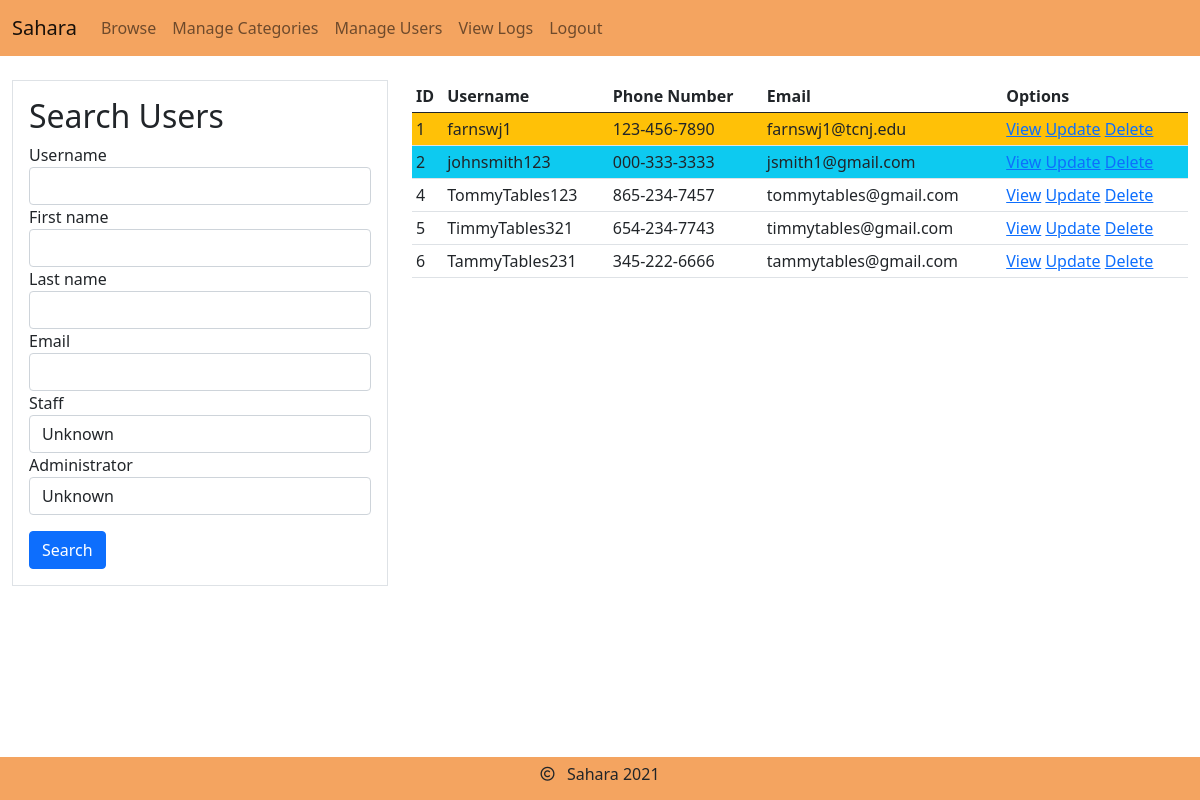
Page /users/ (signed in) on the earlier database version.
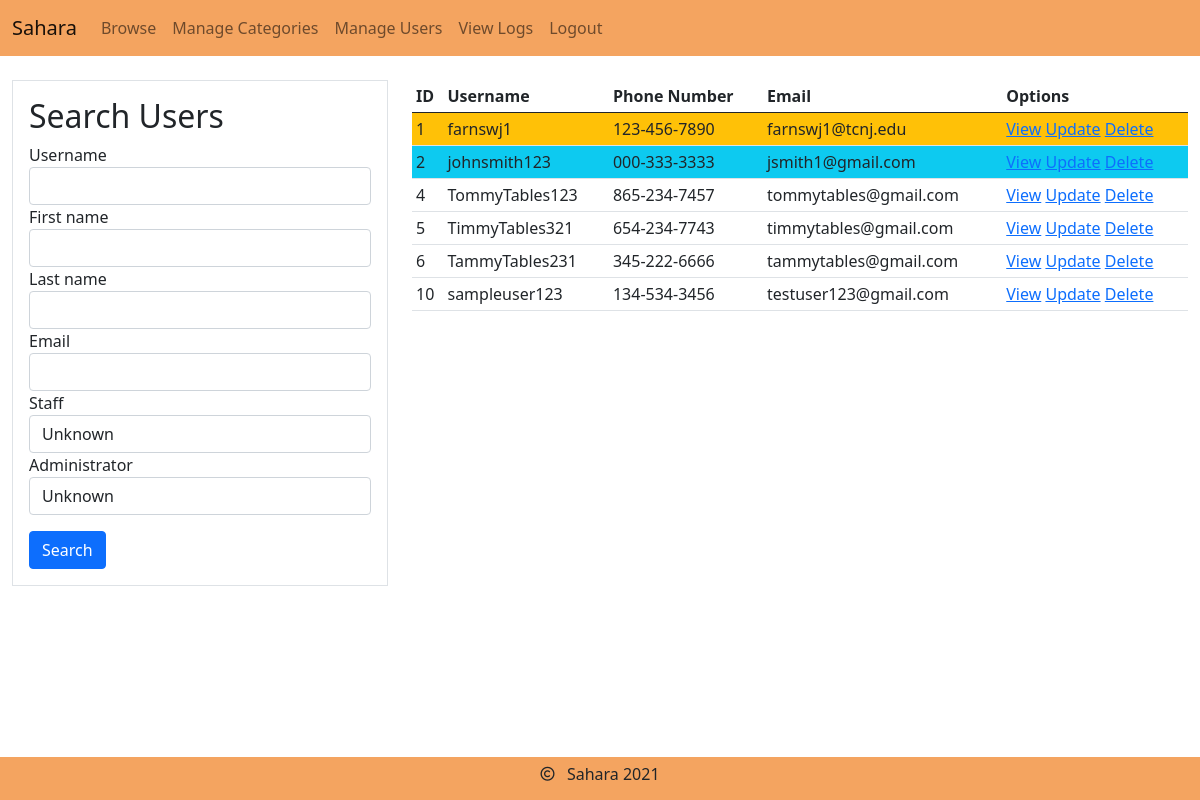
Same page on the later database version.
### users/models.py (models this page shows, shortened)
class User(AbstractUser):
    phone_number = models.CharField(
        max_length=12,
        null=False,
        validators=[
            MinLengthValidator(12),
            MaxLengthValidator(12),
            RegexValidator("^\d{3}-\d{3}-\d{4}$"),
            ProhibitNullCharactersValidator()
        ]
    )
    street_address = models.CharField(
        max_length=40,
        null=False,
        validators=[
            MinLengthValidator(6),
            MaxLengthValidator(40),
            RegexValidator("^\d{1,5} [a-zA-Z0-9\. ]+$"),
            ProhibitNullCharactersValidator()
        ]
    )
    city = models.CharField(
        max_length=25,
        null=False,
        validators=[
            MinLengthValidator(2),
            MaxLengthValidator(25),
            RegexValidator("^[a-zA-Z\. -']+$"),
            ProhibitNullCharactersValidator()
        ]
    )
    state = models.CharField(
        max_length=2,
        null=True,
        choices=US_STATES,
        validators=[
            MinLengthValidator(2),
            MaxLengthValidator(2),
            RegexValidator("^[A-Z]{2}$"),
            ProhibitNullCharactersValidator()
        ]
    )
    zipcode = models.CharField(
        max_length=5,
        null=True,
        validators=[
            MinLengthValidator(5),
            MaxLengthValidator(5),
            RegexValidator("^\d{5}$"),
            ProhibitNullCharactersValidator()
        ]
    )
    class Meta:
        ordering = ("id",)

### users/views.py (the view)
# urls.py: path("", views.UserListView.as_view(), name="list"),
class UserListView(UserPassesTestMixin, FilterView):
    template_name = "users/list.html"
    queryset = User.objects.filter(is_active=True)
    context_object_name = "users"
    filterset_class = UserFilter
    paginate_by = 15
    extra_context = {"title": "List of Accounts"}
    def test_func(self):
        return self.request.user.is_superuser or self.request.user.is_staff

### users/templates/users/list.html (shortened to what this page needs)
{% extends 'base/base.html' %}
{% block content %}
    <div class="row">
        <div class="col-4">
            <div class="container border p-3">
                <h2>Search Users</h2>
                {% include "base/filter_form.html" %}
            </div>
        </div>
        <div class="col-8">
            <table class="table table-hover table-sm">
                <thead>
                    <tr>
                        <td><b>ID</b></td>
                        <td><b>Username</b></td>
                        <td><b>Phone Number</b></td>
                        <td><b>Email</b></td>
                        <td><b>Options</b></td>
                    </tr>
                </thead>
                <tbody>
                    {% for user_ in users %}
                        {% if user_.is_superuser %}
                            <tr class="bg-warning">
                        {% elif user_.is_staff %}
                            <tr class="bg-info">
                        {% else %}
                            <tr>
                        {% endif %}
                            <td>{{ user_.id }}</td>
                            <td>{{ user_.username }}</td>
                            <td>{{ user_.phone_number }}</td>
                            <td>{{ user_.email }}</td>
                            <td>
                                <a href="{% url 'users:detail' user_.id %}">View</a>
                                {% if user.is_superuser %}
                                    <a href="{% url 'users:update' user_.id %}">Update</a>
                                    <a href="{% url 'users:delete' user_.id %}">Delete</a>
                                {% endif %}
                            </td>
                        </tr>
                    {% endfor %}
                </tbody>
            </table>
        </div>
    </div>
{% endblock content %}

### base/templates/base/base.html (shortened to what this page needs)
{% load static %}
<!DOCTYPE html>
<html class="h-100" lang="en">
    <head>
        <link href="https://cdn.jsdelivr.net/npm/bootstrap@5.0.0-beta3/dist/css/bootstrap.min.css" rel="stylesheet">
        <link rel="stylesheet" href="{% static 'css/styles.css' %}">
    </head>
    <body class="d-flex flex-column h-100">
        <header class="site-header">
            <nav class="navbar navbar-expand-lg navbar-light bg-beige">
                <div class="container-fluid">
                    <a class="navbar-brand" href="{% url 'base:home' %}">Sahara</a>
                    <div class="collapse navbar-collapse" id="navbarNav">
                        <ul class="navbar-nav">
                            <li class="nav-item">
                                <a class="nav-link" href="{% url 'inventory:item_list' %}">Browse</a>
                            </li>
                            {% if user.is_superuser or user.is_staff %}
                                <li class="nav-item">
                                    <a class="nav-link" href="{% url 'inventory:category_list' %}">Manage Categories</a>
                                </li>
                                <li class="nav-item">
                                    <a class="nav-link" href="{% url 'users:list' %}">Manage Users</a>
                                </li>
                            {% endif %}
                            {% if user.is_superuser %}
                                <li class="nav-item">
                                    <a class="nav-link" href="{% url 'logs:list' %}">View Logs</a>
                                </li>
                            {% endif %}
                            {% if user.is_authenticated %}
                                <li class="nav-item">
                                    <a class="nav-link" href="{% url 'users:logout' %}">Logout</a>
                                </li>
                            {% endif %}
                        </ul>
                    </div>
                </div>
            </nav>
        </header>
        <main role="main" class="flex-shrink-0">
            <div class="container-fluid my-4">
                {% block content %}{% endblock content %}
            </div>
        </main>
        <footer class="footer mt-auto text-center bg-beige py-2">
            <div class="container-fluid">
                <div class="row">
                    <div class="col">
                        <h6><i class="far fa-copyright fa-sm"></i> &nbsp; Sahara 2021</h6>
                    </div>
                </div>
            </div>
        </footer>
    </body>
</html>

### base/templates/base/filter_form.html
{% load crispy_forms_tags %}
<form class="form-horizontal" method="GET">
    <div class="form-group col-xs-4">
        {{ filter.form|crispy }}
    </div>
    <div class="mt-3">
        <button class="btn btn-primary" type="submit">Search</button>
    </div>
</form>

### base/templates/base/paginator.html (shortened to what this page needs)
{% load urlencoder %}

### base/static/css/styles.css (style rules this page uses)
.bg-beige { background-color: sandybrown; }

Differences in the rows shown:
added User: id "10", username "sampleuser123", phone_number "134-534-3456", email "testuser123@gmail.com"
